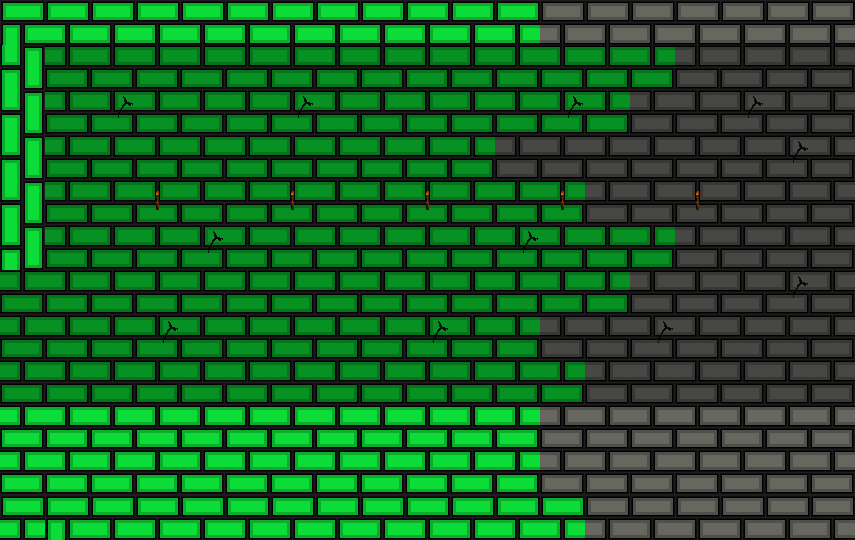

This is a level from a 2D game, rendered from its Tiled map with the project's own tilesets. A one-line summary and the complete map file follow:
An orthogonal 19x12 tile map with 45x45 px tiles, 1 tile layer (briques), 3 tilesets.

<map version="1.5" tiledversion="1.7.2" orientation="orthogonal" renderorder="right-down" width="19" height="12" tilewidth="45" tileheight="45" infinite="0" nextlayerid="2" nextobjectid="1">
 <tileset firstgid="1" name="briques sol" tilewidth="45" tileheight="45" tilecount="42" columns="6">
  <image source="briques sol.png" width="270" height="315" />
 </tileset>
 <tileset firstgid="43" name="brique v finale" tilewidth="45" tileheight="45" tilecount="16" columns="4">
  <image source="briques_fond.png" width="180" height="180" />
 </tileset>
 <tileset firstgid="59" name="New Piskel" tilewidth="45" tileheight="45" tilecount="16" columns="4">
  <image source="decor.png" width="180" height="180" />
 </tileset>
 <layer id="1" name="briques" width="19" height="12">
  <data encoding="csv">
31,27,27,27,27,27,27,27,27,27,27,27,11,11,11,11,11,11,11,
26,52,52,52,52,52,52,52,52,52,52,52,52,52,52,46,46,46,46,
26,52,53,52,52,52,53,52,52,52,52,52,53,52,46,46,47,46,46,
26,52,52,52,52,52,52,52,52,52,52,46,46,46,46,46,46,47,46,
26,52,52,54,52,52,54,52,52,54,52,52,54,46,46,48,46,46,46,
26,52,52,52,53,52,52,52,52,52,52,53,52,52,52,46,46,46,46,
52,52,52,52,52,52,52,52,52,52,52,52,52,52,46,46,46,47,46,
52,52,52,53,52,52,52,52,52,53,52,52,46,46,47,46,46,46,46,
52,52,52,52,52,52,52,52,52,52,52,52,52,46,46,46,46,46,46,
25,25,25,25,25,25,25,25,25,25,25,25,9,9,9,9,9,9,9,
25,25,25,25,25,25,25,25,25,25,25,25,9,9,9,9,9,9,9,
27,31,27,27,27,27,27,27,27,27,27,27,27,11,11,11,11,11,11
</data>
 </layer>
</map>